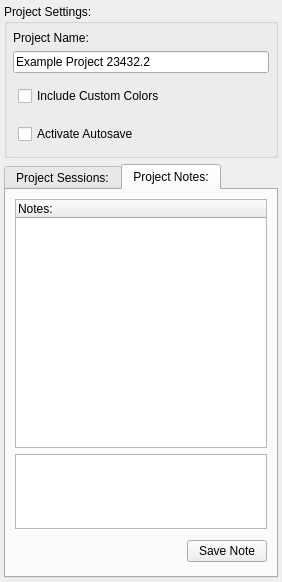
<?xml version="1.0" encoding="UTF-8"?>
<ui version="4.0">
 <class>ProjectDockWidget</class>
 <widget class="QDockWidget" name="ProjectDockWidget">
  <property name="geometry">
   <rect>
    <x>0</x>
    <y>0</y>
    <width>269</width>
    <height>582</height>
   </rect>
  </property>
  <property name="styleSheet">
   <string notr="true"/>
  </property>
  <property name="allowedAreas">
   <set>Qt::LeftDockWidgetArea|Qt::RightDockWidgetArea</set>
  </property>
  <property name="windowTitle">
   <string>Current Project</string>
  </property>
  <widget class="QWidget" name="dockWidgetContents">
   <layout class="QVBoxLayout" name="verticalLayout">
    <property name="margin">
     <number>4</number>
    </property>
    <item>
     <widget class="QGroupBox" name="groupBox_2">
      <property name="sizePolicy">
       <sizepolicy hsizetype="Preferred" vsizetype="Fixed">
        <horstretch>0</horstretch>
        <verstretch>0</verstretch>
       </sizepolicy>
      </property>
      <property name="minimumSize">
       <size>
        <width>0</width>
        <height>140</height>
       </size>
      </property>
      <property name="title">
       <string>Project Settings:</string>
      </property>
      <layout class="QVBoxLayout" name="verticalLayout_3">
       <property name="spacing">
        <number>0</number>
       </property>
       <property name="leftMargin">
        <number>2</number>
       </property>
       <property name="topMargin">
        <number>0</number>
       </property>
       <property name="rightMargin">
        <number>2</number>
       </property>
       <property name="bottomMargin">
        <number>2</number>
       </property>
       <item>
        <widget class="QWidget" name="widget_2" native="true">
         <property name="sizePolicy">
          <sizepolicy hsizetype="MinimumExpanding" vsizetype="Preferred">
           <horstretch>0</horstretch>
           <verstretch>0</verstretch>
          </sizepolicy>
         </property>
         <layout class="QVBoxLayout" name="verticalLayout_5">
          <property name="spacing">
           <number>0</number>
          </property>
          <property name="margin">
           <number>0</number>
          </property>
          <item>
           <widget class="QWidget" name="widget_4" native="true">
            <property name="minimumSize">
             <size>
              <width>0</width>
              <height>53</height>
             </size>
            </property>
            <layout class="QVBoxLayout" name="verticalLayout_4">
             <property name="spacing">
              <number>4</number>
             </property>
             <property name="margin">
              <number>4</number>
             </property>
             <item>
              <widget class="QLabel" name="label_2">
               <property name="text">
                <string>Project Name:</string>
               </property>
              </widget>
             </item>
             <item>
              <widget class="QLineEdit" name="project_name_edit_">
               <property name="focusPolicy">
                <enum>Qt::ClickFocus</enum>
               </property>
               <property name="inputMask">
                <string notr="true"/>
               </property>
               <property name="text">
                <string notr="true">Example Project 23432.2</string>
               </property>
              </widget>
             </item>
            </layout>
           </widget>
          </item>
          <item>
           <widget class="QWidget" name="widget_3" native="true">
            <property name="minimumSize">
             <size>
              <width>0</width>
              <height>32</height>
             </size>
            </property>
            <layout class="QHBoxLayout" name="horizontalLayout_2">
             <item>
              <widget class="QCheckBox" name="custom_colors_checkbox_">
               <property name="text">
                <string>Include Custom Colors</string>
               </property>
              </widget>
             </item>
            </layout>
           </widget>
          </item>
          <item>
           <widget class="QWidget" name="widget_5" native="true">
            <property name="minimumSize">
             <size>
              <width>0</width>
              <height>32</height>
             </size>
            </property>
            <layout class="QHBoxLayout" name="horizontalLayout_3">
             <property name="spacing">
              <number>6</number>
             </property>
             <property name="margin">
              <number>9</number>
             </property>
             <item>
              <widget class="QCheckBox" name="checkBox">
               <property name="text">
                <string>Activate Autosave</string>
               </property>
              </widget>
             </item>
            </layout>
           </widget>
          </item>
         </layout>
        </widget>
       </item>
      </layout>
     </widget>
    </item>
    <item>
     <widget class="QTabWidget" name="tabWidget">
      <property name="sizePolicy">
       <sizepolicy hsizetype="Expanding" vsizetype="MinimumExpanding">
        <horstretch>0</horstretch>
        <verstretch>0</verstretch>
       </sizepolicy>
      </property>
      <property name="currentIndex">
       <number>1</number>
      </property>
      <widget class="QWidget" name="tab_2">
       <attribute name="title">
        <string>Project Sessions:</string>
       </attribute>
       <layout class="QVBoxLayout" name="verticalLayout_2">
        <item>
         <widget class="QListWidget" name="sessions_list_">
          <property name="sizePolicy">
           <sizepolicy hsizetype="Expanding" vsizetype="MinimumExpanding">
            <horstretch>0</horstretch>
            <verstretch>0</verstretch>
           </sizepolicy>
          </property>
         </widget>
        </item>
        <item>
         <widget class="QWidget" name="widget" native="true">
          <property name="sizePolicy">
           <sizepolicy hsizetype="Preferred" vsizetype="Fixed">
            <horstretch>0</horstretch>
            <verstretch>0</verstretch>
           </sizepolicy>
          </property>
          <property name="minimumSize">
           <size>
            <width>0</width>
            <height>32</height>
           </size>
          </property>
          <layout class="QHBoxLayout" name="horizontalLayout">
           <property name="spacing">
            <number>6</number>
           </property>
           <property name="margin">
            <number>0</number>
           </property>
           <item>
            <widget class="QPushButton" name="load_session_button_">
             <property name="text">
              <string>Load</string>
             </property>
            </widget>
           </item>
           <item>
            <widget class="QPushButton" name="delete_session_button_">
             <property name="text">
              <string>Delete</string>
             </property>
            </widget>
           </item>
           <item>
            <widget class="QPushButton" name="save_session_button_">
             <property name="text">
              <string>Save</string>
             </property>
            </widget>
           </item>
          </layout>
         </widget>
        </item>
       </layout>
      </widget>
      <widget class="QWidget" name="tab">
       <attribute name="title">
        <string>Project Notes:</string>
       </attribute>
       <layout class="QVBoxLayout" name="verticalLayout_6">
        <item>
         <widget class="QTreeWidget" name="notes_tree_">
          <property name="sizePolicy">
           <sizepolicy hsizetype="Expanding" vsizetype="MinimumExpanding">
            <horstretch>0</horstretch>
            <verstretch>0</verstretch>
           </sizepolicy>
          </property>
          <property name="horizontalScrollBarPolicy">
           <enum>Qt::ScrollBarAlwaysOff</enum>
          </property>
          <property name="editTriggers">
           <set>QAbstractItemView::NoEditTriggers</set>
          </property>
          <property name="showDropIndicator" stdset="0">
           <bool>false</bool>
          </property>
          <property name="alternatingRowColors">
           <bool>true</bool>
          </property>
          <property name="verticalScrollMode">
           <enum>QAbstractItemView::ScrollPerPixel</enum>
          </property>
          <property name="indentation">
           <number>15</number>
          </property>
          <property name="animated">
           <bool>true</bool>
          </property>
          <property name="wordWrap">
           <bool>true</bool>
          </property>
          <column>
           <property name="text">
            <string>Notes:</string>
           </property>
          </column>
         </widget>
        </item>
        <item>
         <widget class="QTextEdit" name="note_edit_">
          <property name="sizePolicy">
           <sizepolicy hsizetype="Expanding" vsizetype="Fixed">
            <horstretch>0</horstretch>
            <verstretch>0</verstretch>
           </sizepolicy>
          </property>
          <property name="minimumSize">
           <size>
            <width>0</width>
            <height>75</height>
           </size>
          </property>
          <property name="maximumSize">
           <size>
            <width>16777215</width>
            <height>75</height>
           </size>
          </property>
          <property name="horizontalScrollBarPolicy">
           <enum>Qt::ScrollBarAlwaysOff</enum>
          </property>
         </widget>
        </item>
        <item>
         <widget class="QWidget" name="widget_6" native="true">
          <property name="sizePolicy">
           <sizepolicy hsizetype="Preferred" vsizetype="Fixed">
            <horstretch>0</horstretch>
            <verstretch>0</verstretch>
           </sizepolicy>
          </property>
          <property name="minimumSize">
           <size>
            <width>0</width>
            <height>32</height>
           </size>
          </property>
          <layout class="QHBoxLayout" name="horizontalLayout_4">
           <property name="spacing">
            <number>0</number>
           </property>
           <property name="margin">
            <number>0</number>
           </property>
           <item>
            <spacer name="horizontalSpacer">
             <property name="orientation">
              <enum>Qt::Horizontal</enum>
             </property>
             <property name="sizeHint" stdset="0">
              <size>
               <width>40</width>
               <height>20</height>
              </size>
             </property>
            </spacer>
           </item>
           <item>
            <widget class="QPushButton" name="save_note_button_">
             <property name="minimumSize">
              <size>
               <width>75</width>
               <height>0</height>
              </size>
             </property>
             <property name="text">
              <string>Save Note</string>
             </property>
            </widget>
           </item>
          </layout>
         </widget>
        </item>
       </layout>
      </widget>
     </widget>
    </item>
   </layout>
  </widget>
 </widget>
 <resources/>
 <connections/>
</ui>
